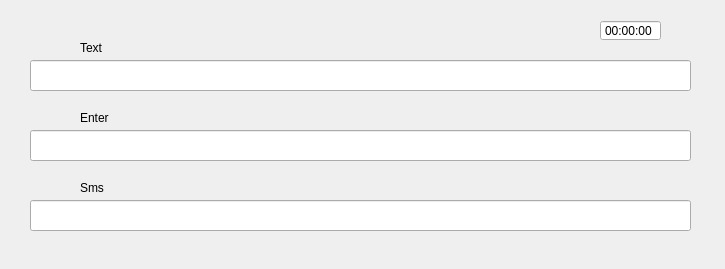
<?xml version="1.0" encoding="UTF-8"?>
<ui version="4.0">
 <class>Typing</class>
 <widget class="QWidget" name="Typing">
  <property name="geometry">
   <rect>
    <x>0</x>
    <y>0</y>
    <width>725</width>
    <height>269</height>
   </rect>
  </property>
  <property name="windowTitle">
   <string>Form</string>
  </property>
  <widget class="QLabel" name="label">
   <property name="geometry">
    <rect>
     <x>80</x>
     <y>40</y>
     <width>55</width>
     <height>16</height>
    </rect>
   </property>
   <property name="text">
    <string>Text</string>
   </property>
  </widget>
  <widget class="QLineEdit" name="Text">
   <property name="enabled">
    <bool>true</bool>
   </property>
   <property name="geometry">
    <rect>
     <x>30</x>
     <y>60</y>
     <width>661</width>
     <height>31</height>
    </rect>
   </property>
  </widget>
  <widget class="QLabel" name="label_2">
   <property name="geometry">
    <rect>
     <x>80</x>
     <y>110</y>
     <width>55</width>
     <height>16</height>
    </rect>
   </property>
   <property name="text">
    <string>Enter</string>
   </property>
  </widget>
  <widget class="QLabel" name="label_3">
   <property name="geometry">
    <rect>
     <x>80</x>
     <y>180</y>
     <width>55</width>
     <height>16</height>
    </rect>
   </property>
   <property name="text">
    <string>Sms</string>
   </property>
  </widget>
  <widget class="QLineEdit" name="Enter">
   <property name="enabled">
    <bool>true</bool>
   </property>
   <property name="geometry">
    <rect>
     <x>30</x>
     <y>130</y>
     <width>661</width>
     <height>31</height>
    </rect>
   </property>
  </widget>
  <widget class="QLineEdit" name="Sms">
   <property name="enabled">
    <bool>true</bool>
   </property>
   <property name="geometry">
    <rect>
     <x>30</x>
     <y>200</y>
     <width>661</width>
     <height>31</height>
    </rect>
   </property>
  </widget>
  <widget class="QTimeEdit" name="timeEdit">
   <property name="geometry">
    <rect>
     <x>600</x>
     <y>20</y>
     <width>61</width>
     <height>21</height>
    </rect>
   </property>
   <property name="readOnly">
    <bool>true</bool>
   </property>
   <property name="buttonSymbols">
    <enum>QAbstractSpinBox::NoButtons</enum>
   </property>
   <property name="displayFormat">
    <string>HH:mm:ss</string>
   </property>
  </widget>
 </widget>
 <resources/>
 <connections/>
</ui>
